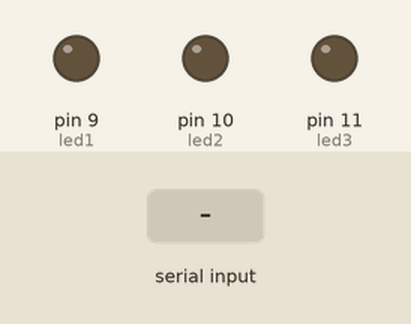
Recording of a sketch running on a simulated Arduino Uno, built with avr-gcc and run on an emulated ATmega328P. On the bench: output pins drawn as LEDs (lit = HIGH). The test bench sets the inputs (shaded band).

Above: at 2.2 s.
2.3 s: "1" received over Serial
At 4.5 s:
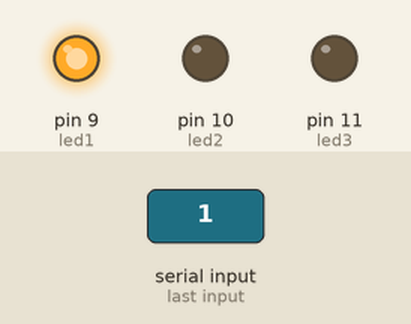
4.8 s: "3" received over Serial
At 6.5 s:
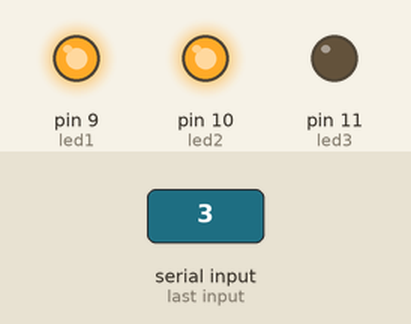
7.3 s: "2" received over Serial
At 9.5 s:
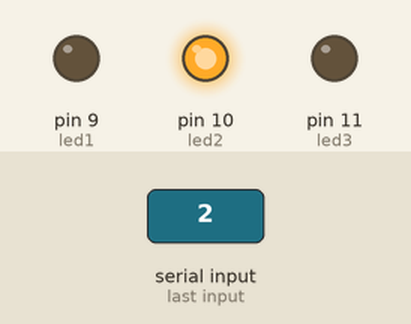
9.8 s: "5" received over Serial
At 11.5 s:
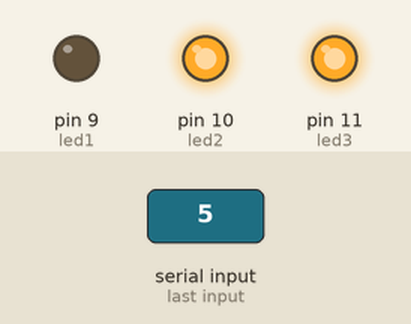
12.3 s: "4" received over Serial
At 14.5 s:
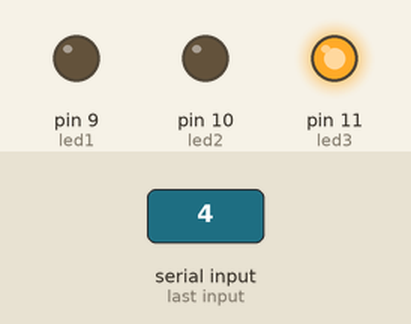
14.8 s: "6" received over Serial
At 16.5 s:
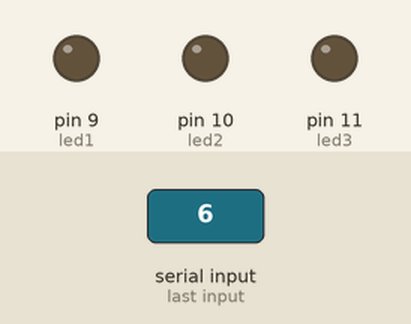
Timing chart, 0 to 18.0 s (numbered marks = the images above; inputs shaded):
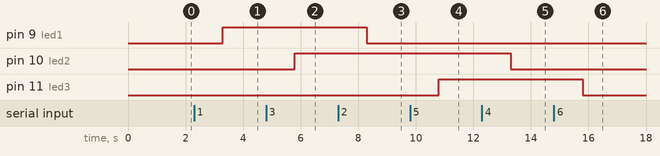

Measured:
- after the input at 2.3 s, pin 9 (led1): LOW → HIGH after 1.0 s
- after the input at 4.8 s, pin 10 (led2): LOW → HIGH after 1.0 s
- after the input at 7.3 s, pin 9 (led1): HIGH → LOW after 1.0 s
- after the input at 9.8 s, pin 11 (led3): LOW → HIGH after 1.0 s
- after the input at 12.3 s, pin 10 (led2): HIGH → LOW after 1.0 s
- after the input at 14.8 s, pin 11 (led3): HIGH → LOW after 1.0 s

The sketch:

Arduino-ASM3.ino
```cpp
//Build by Group 19 - Intro to Computer Systems and Platform Technologies (COSC2500)
//Semester 3, 2021

#include <string.h>
#include "DHT.h" //Declare sensor DHT library
#define DHT11Pin 4 //define input DHT sensor at PIN 4
#define DHTType DHT11 //Define type of sensor (DHT11)
DHT HT(DHT11Pin, DHTType); //Declare variable HT which represents for DHT sensor
float humidity; //Declare variable humidity to store humidity value
float temperatureC; //Declare variable temperature to store temperature value


int led1 = 9; //Declare value represents for LED1 = 9
int led2 = 10;  //Declare value represents for LED2 = 10
int led3 = 11;  //Declare value represents for LED3 = 11

char val;  //Declare variable val to store the signal value which is sent from Python
void setup()

{
    Serial.begin(9600); //The serial at begin
    HT.begin(); //The DHT11 sensor at begin
    delay(1000);

    pinMode (led1, OUTPUT); //Declare input LED1 at PIN 9
    pinMode (led2, OUTPUT); //Declare output LED2 at PIN 10
    pinMode (led3, OUTPUT); //Declare output LED3 at PIN 11

}

void loop()
 {
 while (Serial.available() > 0) //if the bluetooth is connected, perform the while loop
 {
  val = Serial.read(); //the value of signal which is sent from Python will be stored in variable val

  if (val == 't'){ //if the value of signal which is sent from Python == 't', perform the command
     delay(1000); //pause 1 second

     humidity = HT.readHumidity(); //Get the humidity value
     temperatureC = HT.readTemperature(); //Get the temperature value

     Serial.print("Humidity: "); //send the message "Humidity: " to Python
     Serial.print(humidity); //send the value of humidity to Python
     Serial.println("%RH,"); //send the message "%RH" to Python
     Serial.print(" Temperature: "); //send the message "Temperature: " to Python
     Serial.print(temperatureC); //send the value of temperature to
     Serial.println(" degree C"); //send the message "degree C" to Python
  }

    else if (val == '1'){ //if the value of signal which is sent from Python == '1', perform the command
      delay(1000);
      digitalWrite(led1, HIGH); //the LED1 will turn on
    }
    else if (val == '2'){ //if the value of signal which is sent from Python == '2', perform the command
      delay(1000);
      digitalWrite(led1, LOW); //the LED1 will turn off
    }

    else if (val == '3'){ //if the value of signal which is sent from Python == '3', perform the command
      delay(1000);
      digitalWrite(led2, HIGH); //the LED2 will turn on
    }
    else if (val == '4'){ //if the value of signal which is sent from Python == '4', perform the command
      delay(1000);
      digitalWrite(led2, LOW); //the LED2 will turn off
    }

    else if (val == '5'){ //if the value of signal which is sent from Python == '5', perform the command
      delay(1000);
      digitalWrite(led3, HIGH); //the LED3 will turn on
    }
    else if (val == '6'){ //if the value of signal which is sent from Python == '6', perform the command
      delay(1000);
      digitalWrite(led3, LOW); //the LED3 will turn off
    }
  }
}
```
